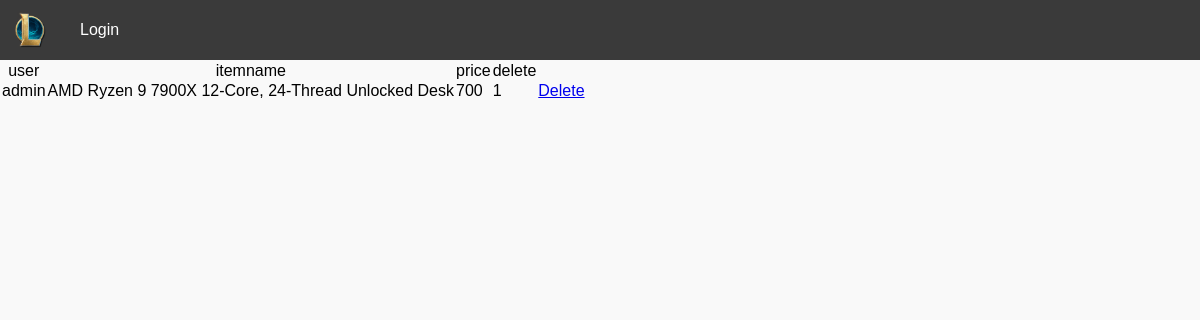
Screenshot of /admincart.php with the database file from the repository.
### tables this page shows
CREATE TABLE `cart` (
  `id` int(11) NOT NULL,
  `username` varchar(50) NOT NULL,
  `itemname` varchar(50) NOT NULL,
  `price` int(11) NOT NULL,
  `photo` varchar(10000) NOT NULL
);

### admincart.php (the view, shortened to what this page needs)
<?php
include "hnf.php";
include "dbConnect.php";
$q = "SELECT `id`, `username`, `itemname`, `price` FROM `cart` ";
$resultss = mysqli_query($con, $q);
?>
<!DOCTYPE html>
<html lang="en">
<head>
    <link rel="stylesheet" href="cart.css">
    <link rel="stylesheet" href="https://cdnjs.cloudflare.com/ajax/libs/font-awesome/6.5.1/css/all.min.css"
 />
    <link rel="stylesheet" href="https://cdnjs.cloudflare.com/ajax/libs/font-awesome/6.0.0-beta3/css/all.min.css"
>
</head>
<body>
    <main>
    <table border="1" class="display_table">
            <tr>
                <th>user</th>
                <th>itemname</th>
                <th>price</th>
                <th>delete</th>
            </tr>
    <?php
    $count = 0 ;
            while($row = mysqli_fetch_array($resultss, MYSQLI_ASSOC)) {
                $count=$count+1;
                echo "<tr>";
                echo "<td>" . $row['username'] . "</td>";
                echo "<td>" . $row['itemname'] . "</td>";
                echo "<td>" . $row['price'] . "</td>";
                echo "<td>" . $count . "</td>";
                echo "<td><a class='btn' href='deleteitem.php? id=$id' onclick='return confirm(\"Are you sure to delete?\");'>Delete</a></td>";
                echo "</tr>";
            }
            ?>
    </main>
</body>
</html>

### hnf.css (style rules this page uses)
body { margin: 0; padding: 0; font-family: Arial, sans-serif; }

### cart.css (style rules this page uses)
body, h1, h2, h3, p, ul, ol, li, figure, figcaption, div, span, a, img, table, td, th, tr, button, input { margin: 0; padding: 0; border: 0; font: inherit; vertical-align: baseline; }
body { font-family: Arial, sans-serif; background-color: #f9f9f9; }

### rows the page displays
cart: username "admin", itemname "AMD Ryzen 9 7900X 12-Core, 24-Thread Unlocked Desk", price "700"
